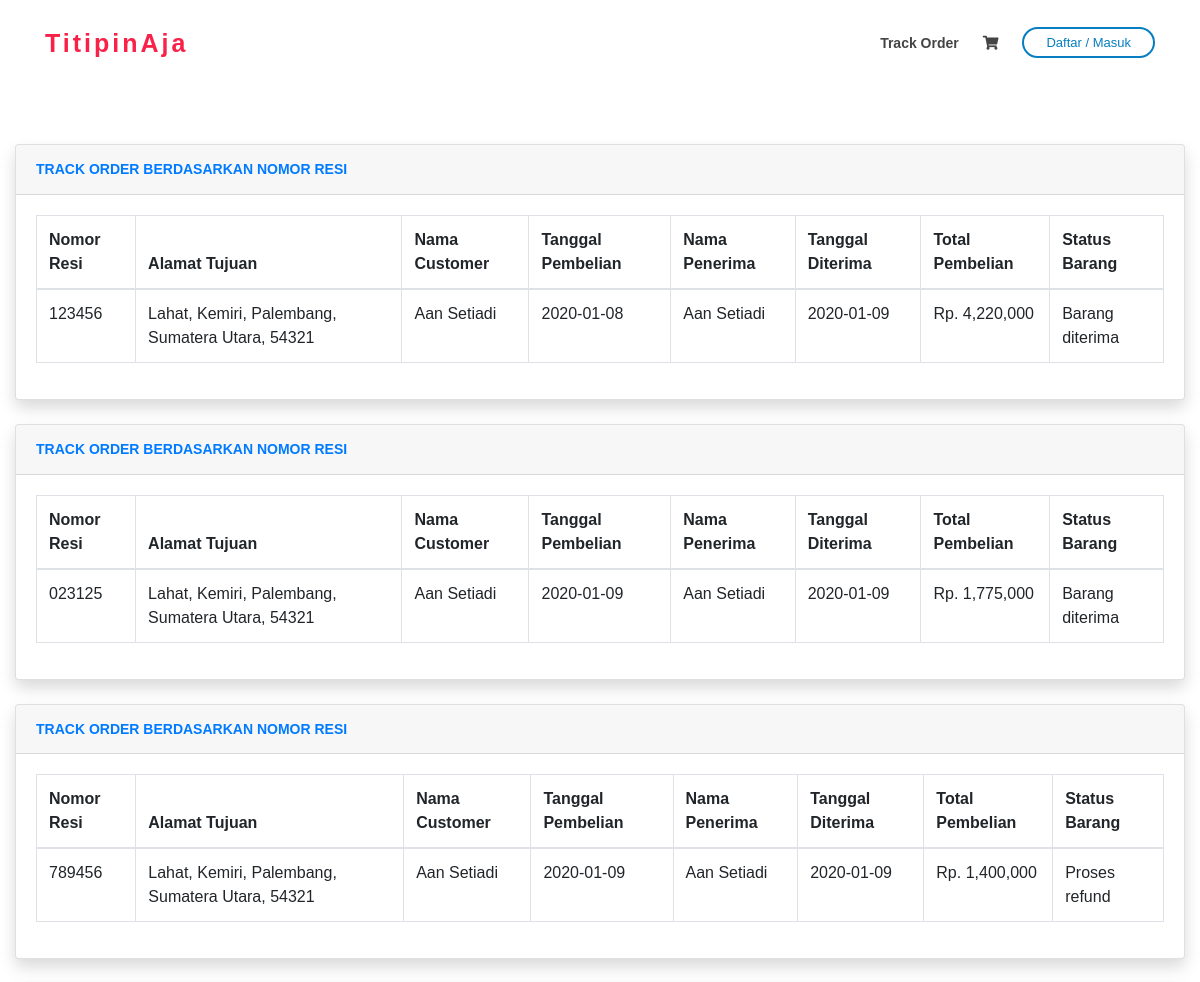
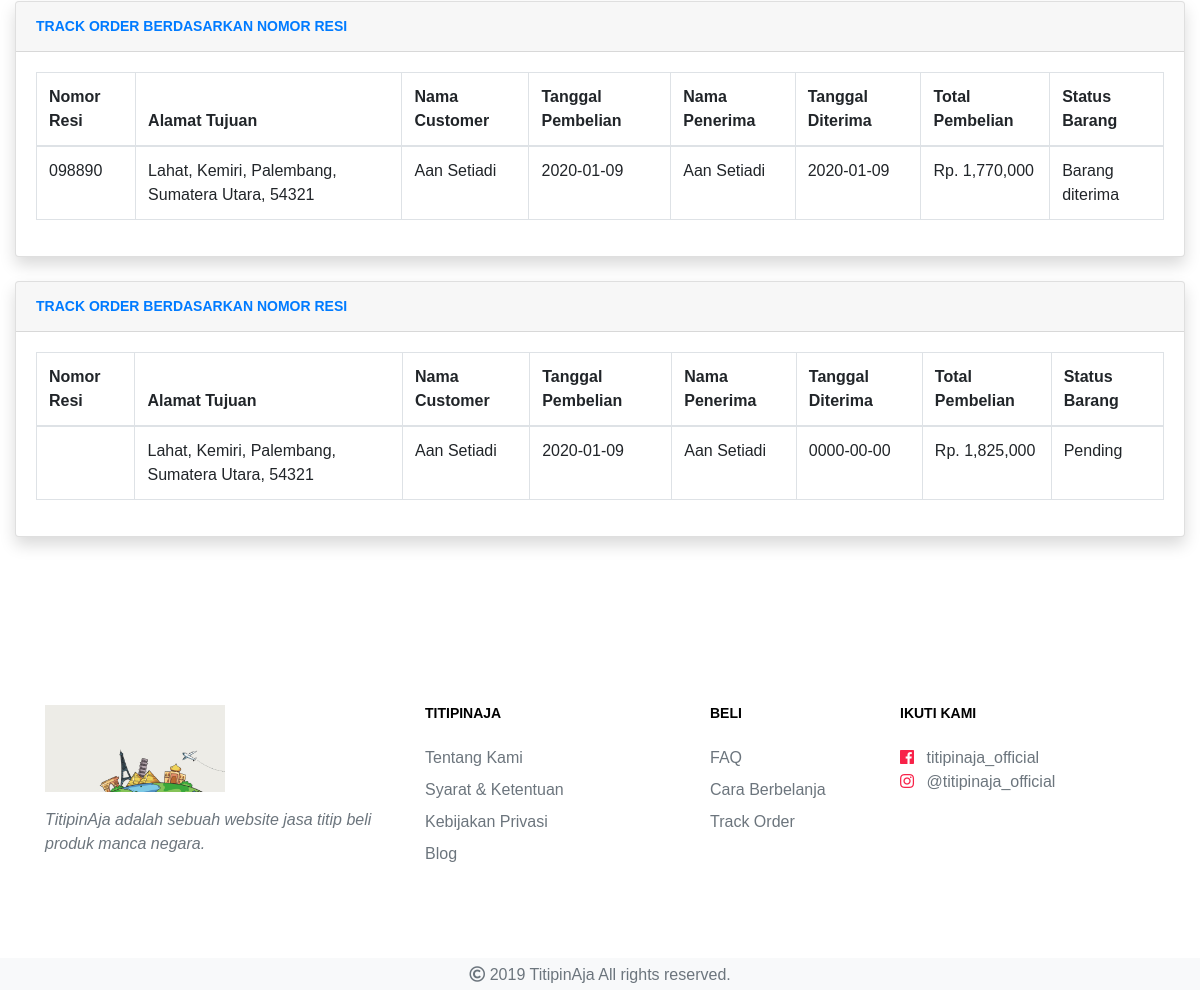
The app's page /trackorder_proses.php with its own data (2 pictures, top to bottom).
### tables this page shows
CREATE TABLE `pembelian` (
  `id_pembelian` int(11) NOT NULL,
  `id_customer` int(11) NOT NULL,
  `id_ongkir` int(5) NOT NULL,
  `tanggal_pembelian` date NOT NULL,
  `total_pembelian` int(11) NOT NULL,
  `nama_kota` varchar(100) NOT NULL,
  `tarif` int(11) NOT NULL,
  `status_pembelian` varchar(50) NOT NULL DEFAULT 'Pending',
  `nomor_resi` varchar(50) NOT NULL,
  `ket_refund` varchar(250) NOT NULL,
  `tanggal_diterima` date NOT NULL
);

CREATE TABLE `customer` (
  `id_customer` int(11) NOT NULL,
  `email_customer` varchar(50) NOT NULL,
  `nama_customer` varchar(100) NOT NULL,
  `password_customer` varchar(50) NOT NULL,
  `telepon_customer` varchar(20) NOT NULL,
  `image_customer` varchar(50) NOT NULL,
  `nama_penerima` varchar(100) NOT NULL,
  `no_penerima` varchar(20) NOT NULL,
  `kecamatan` varchar(100) NOT NULL,
  `kabupaten` varchar(100) NOT NULL,
  `alamat_lengkap` varchar(100) NOT NULL,
  `nama_bank` varchar(50) NOT NULL,
  `no_rek` varchar(20) NOT NULL
);

### trackorder_proses.php (the view, shortened to what this page needs)
<?php
include 'includes/header.php';
$keyword = $_GET["keyword"];
$datapencarian = array();
$ambil = $koneksi->query("SELECT * FROM pembelian JOIN customer
                            ON pembelian.id_customer = customer.id_customer
                            WHERE nomor_resi LIKE '%$keyword%' ");
while($hasil = $ambil->fetch_assoc())
{
    $datapencarian[] = $hasil;
}
?>
<html>
<body>
    <br><br><br><br><br><br>
    <div id="right-panel" class="right-panel">
        <?php foreach($datapencarian as $key => $value): ?>
        <div class="content">
            <div class="animated fadeIn">
                <div class="container-fluid">
                    <div class="card shadow mb-4">
                        <div class="card-header py-3">
                            <h6 class="m-0 font-weight-bold text-primary">TRACK ORDER BERDASARKAN NOMOR RESI</h6>
                        </div>
                        <div class="card-body">
                            <div class="table-responsive">
                                <table class="table table-bordered" id="dataTable" width="100%" cellspacing="0">
                                    <thead>
                                        <tr>
                                            <th>Nomor Resi</th>
                                            <th>Alamat Tujuan</th>
                                            <th>Nama Customer</th>
                                            <th>Tanggal Pembelian</th>
                                            <th>Nama Penerima</th>
                                            <th>Tanggal Diterima</th>
                                            <th>Total Pembelian</th>
                                            <th>Status Barang</th>
                                        </tr>
                                    </thead>
                                    <tbody>
                                        <tr>
                                            <td><?php echo $value['nomor_resi'];?> </td>
                                            <td><?php echo $value['alamat_lengkap'];?></td>
                                            <td><?php echo $value['nama_customer'];?></td>
                                            <td> <?php echo $value['tanggal_pembelian'] ?> </td>
                                            <td><?php echo $value['nama_penerima'];?></td>
                                            <td>
                                            <?php if (!empty($value['tanggal_diterima'])): ?>
                                            <?php echo $value['tanggal_diterima'];?>
                                            <?php endif ?>
                                            </td>
                                            <td> Rp. <?php echo number_format($value['total_pembelian']) ?></td>
                                            <td> <?php echo $value['status_pembelian']?>
                                            </td>
                                        </tr>
                                    </tbody>
                                </table>
                            </div>
                        </div>
                    </div>
                </div>
            </div>
        </div>
    </div>
    <?php endforeach ?>
</body>
<br><br><br>
<?php
  include 'includes/footer.php';
?>
</html>

### assets/css/style.css (style rules this page uses)
body { background: #fff; color: #2f3138; font-family: "Poppins", sans-serif; }
h1, h2, h3, h4, h5, h6 { font-family: "Poppins", sans-serif; font-weight: 400; margin: 0 0 20px 0; padding: 0; color: #000000; }

### records on screen
pembelian: nomor_resi "123456", id_customer.alamat_lengkap "Lahat, Kemiri, Palembang, Sumatera Utara, 54321", id_customer.nama_customer "Aan Setiadi", tanggal_pembelian "2020-01-08", id_customer.nama_penerima "Aan Setiadi", tanggal_diterima "2020-01-09", total_pembelian "4,220,000", status_pembelian "Barang diterima"
pembelian: nomor_resi "023125", id_customer.alamat_lengkap "Lahat, Kemiri, Palembang, Sumatera Utara, 54321", id_customer.nama_customer "Aan Setiadi", tanggal_pembelian "2020-01-09", id_customer.nama_penerima "Aan Setiadi", tanggal_diterima "2020-01-09", total_pembelian "1,775,000", status_pembelian "Barang diterima"
pembelian: nomor_resi "789456", id_customer.alamat_lengkap "Lahat, Kemiri, Palembang, Sumatera Utara, 54321", id_customer.nama_customer "Aan Setiadi", tanggal_pembelian "2020-01-09", id_customer.nama_penerima "Aan Setiadi", tanggal_diterima "2020-01-09", total_pembelian "1,400,000", status_pembelian "Proses refund"
pembelian: nomor_resi "098890", id_customer.alamat_lengkap "Lahat, Kemiri, Palembang, Sumatera Utara, 54321", id_customer.nama_customer "Aan Setiadi", tanggal_pembelian "2020-01-09", id_customer.nama_penerima "Aan Setiadi", tanggal_diterima "2020-01-09", total_pembelian "1,770,000", status_pembelian "Barang diterima"
pembelian: id_customer.alamat_lengkap "Lahat, Kemiri, Palembang, Sumatera Utara, 54321", id_customer.nama_customer "Aan Setiadi", tanggal_pembelian "2020-01-09", id_customer.nama_penerima "Aan Setiadi", tanggal_diterima "0000-00-00", total_pembelian "1,825,000", status_pembelian "Pending"
